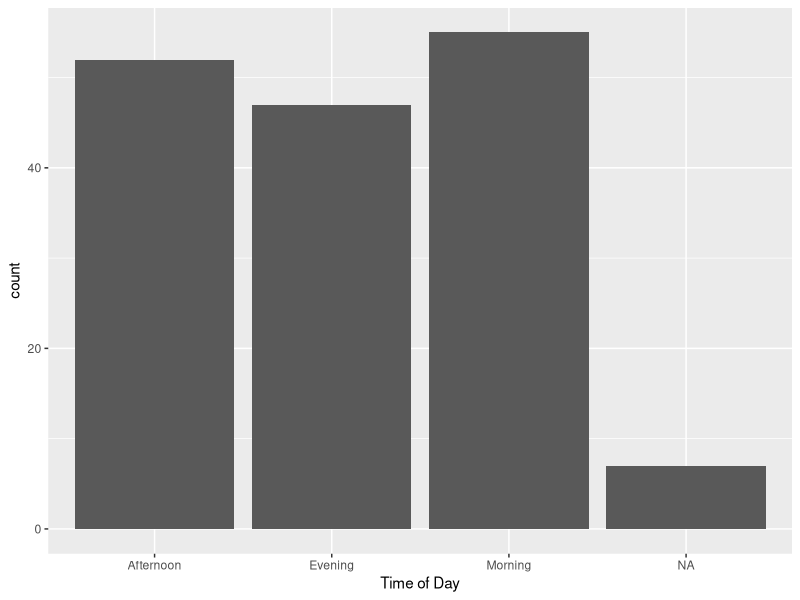
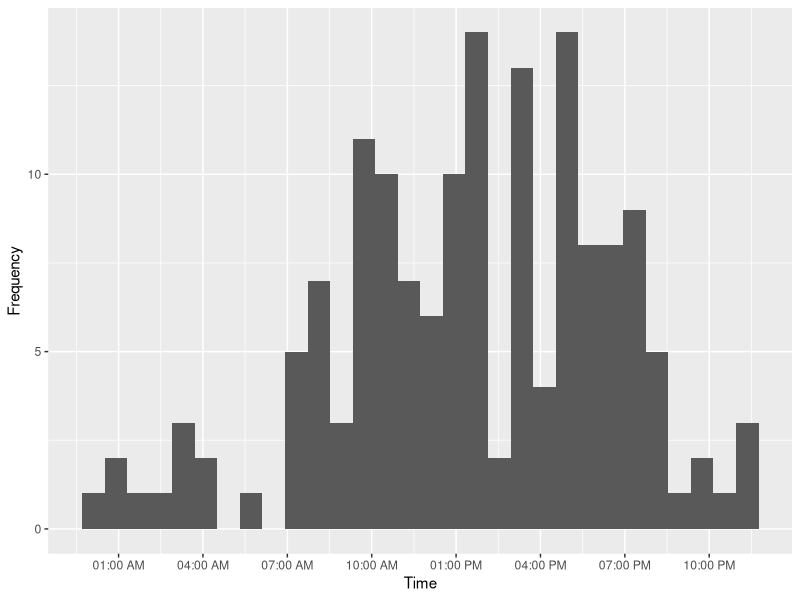
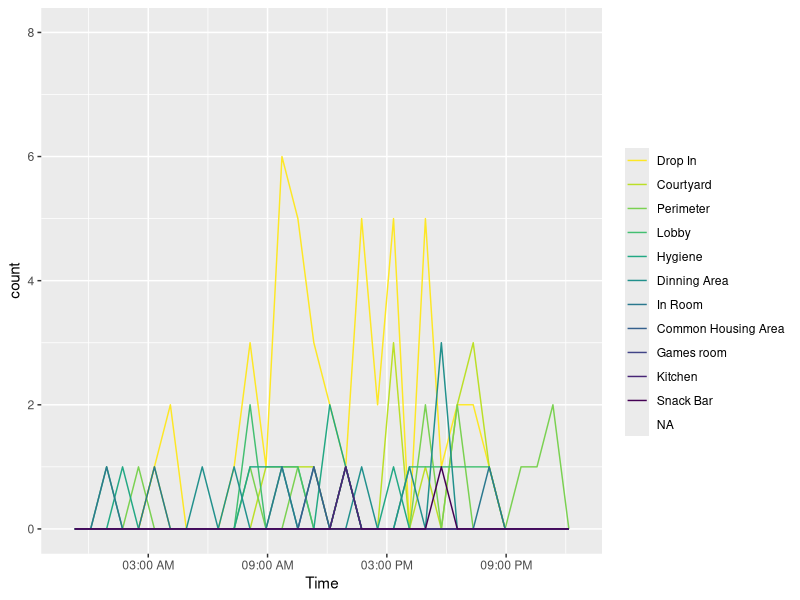
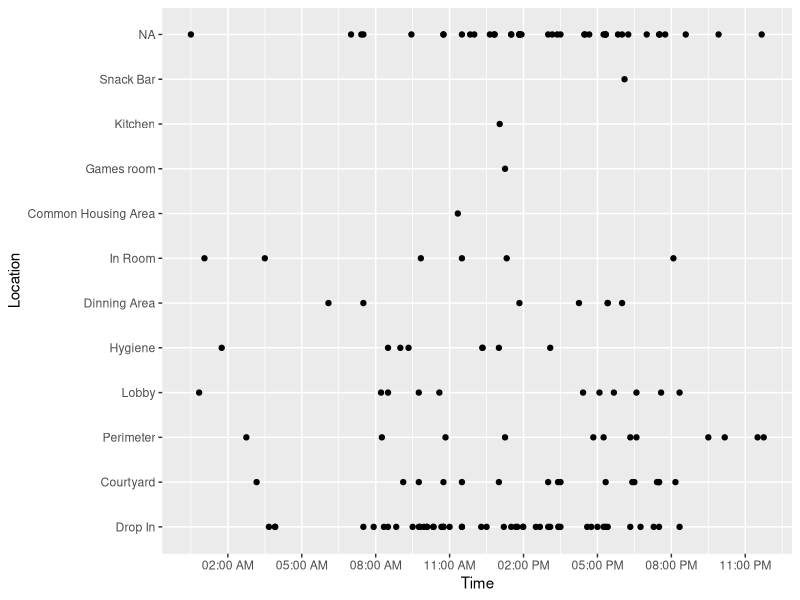

Write R code to recreate these figures, in order.
## ---- chunk 1
library(lubridate)
library(tidyverse)
library(viridis)
library(scales)
## ---- chunk 2
setwd("~/Desktop/Spring 2019/STAT 123/Final Project")

ds <- read_csv("Data/919report_data.csv")

# Functions
clean.up = function(x) {
  if (is.na(x)) {
    x <- FALSE
  } else if (x == 0) {
    x <- FALSE
  } else {
    x <- TRUE
  }
}

# Fix and seperate Time
ds$Time = sapply(strsplit(as.character(ds$Time), " "), tail, n = 1)
ds = ds %>%
  mutate(Time=hms::as.hms(Time))

# Time of Day Column
ds = ds %>%
  mutate(Time_Of_Day = ifelse(Time < 12*60*60, "Morning", ifelse(Time < 17*60*60, "Afternoon", "Evening")))

# Reorder, rename Columns
ds <- ds[c(1,2,3,43,4:42)]
colnames(ds)[17] <- "Attended By: Fire"
colnames(ds)[42] <- "Event Location: Snack Bar"

# Tranforms with semicolon
for (i in c(12:17, 19:26, 30:42)) {
  ds[i] <- apply(ds[i], MARGIN = 1, FUN = clean.up)
  ds[i] <- transform(ifelse(ds[i] == TRUE, paste(str_split(colnames(ds)[i], ": ")[[1]][2]), NA))
}

# Transforms with no semicolon
for (i in c(11, 27:29)) {
  ds[i] <- apply(ds[i], MARGIN = 1, FUN = clean.up)
  ds[i] <- transform(ifelse(ds[i] == TRUE, paste(colnames(ds)[i]), NA))
}

# Unite transformed Columns
ds <- unite(ds, col = "Incident_Type", matches("Incident"), sep=",")
ds$Incident_Type <- gsub("NA[,]?","", ds$Incident_Type)
ds$Incident_Type <- gsub("^$", NA, ds$Incident_Type)

ds <- unite(ds, col = "Attended_By", matches("Attended"), sep=",")
ds$Attended_By <- gsub("NA[,]?","", ds$Attended_By)
ds$Attended_By <- gsub("^$", NA, ds$Attended_By)

ds <- unite(ds, col = "Init_Call", matches("Call"), sep=",")
ds$Init_Call <- gsub("NA[,]?","", ds$Init_Call)
ds$Init_Call <- gsub("^$", NA, ds$Init_Call)

ds <- unite(ds, col = "Location", matches("Event"), sep=",")
ds$Location <- gsub("NA[,]?","", ds$Location)
ds$Location <- gsub("^$", NA, ds$Location)

ds = ds %>%
  separate(Incident_Type, "Incident Type", sep = ",", remove = TRUE) %>%
  separate(Attended_By, "Attended By", sep = ",", remove = TRUE) %>%
  separate(Init_Call, "Initial Call", sep = ",", remove = TRUE) %>%
  separate(Location, "Location", sep = ",", remove = TRUE)

ds$Location <- factor(ds$Location)
ds$Location <- fct_infreq(ds$Location)

## ---- chunk 3
summary(ds)
## ---- chunk 4
ggplot(data.frame(ds$Time_Of_Day), aes(x=ds$Time_Of_Day)) +
  geom_bar() + 
  xlab("Time of Day")

ggplot(data.frame(ds$Time), aes(x=as.POSIXct(strptime(ds$Time, format="%H:%M:%S")))) +
  geom_histogram() +
  xlab("Time") + 
  ylab("Frequency") +
  scale_x_datetime(breaks = date_breaks("3 hour"), labels = date_format("%I:%M %p"))
## ---- chunk 5
overdose_calls <- sum(ds$Overdose == 1, na.rm = TRUE)
print(overdose_calls)
## ---- chunk 6
calls <- sum(ds$`Emergency Services Required` == 1, na.rm = TRUE)
print(calls)
## ---- chunk 7
ggplot(ds, aes(x = as.POSIXct(strptime(ds$Time, format="%H:%M:%S")),
               fill = Location,
               color = factor(Location))) + 
  geom_freqpoly() +
  xlab("Time") +
  scale_x_datetime(breaks = date_breaks("6 hour"), labels = date_format("%I:%M %p")) +
  scale_color_viridis(discrete = TRUE, "", direction = -1)

ggplot(ds, aes(x = as.POSIXct(strptime(ds$Time, format="%H:%M:%S")), y=Location)) + 
  geom_point() +
  scale_x_datetime(breaks = date_breaks("3 hour"), labels = date_format("%I:%M %p")) +
  xlab("Time")
